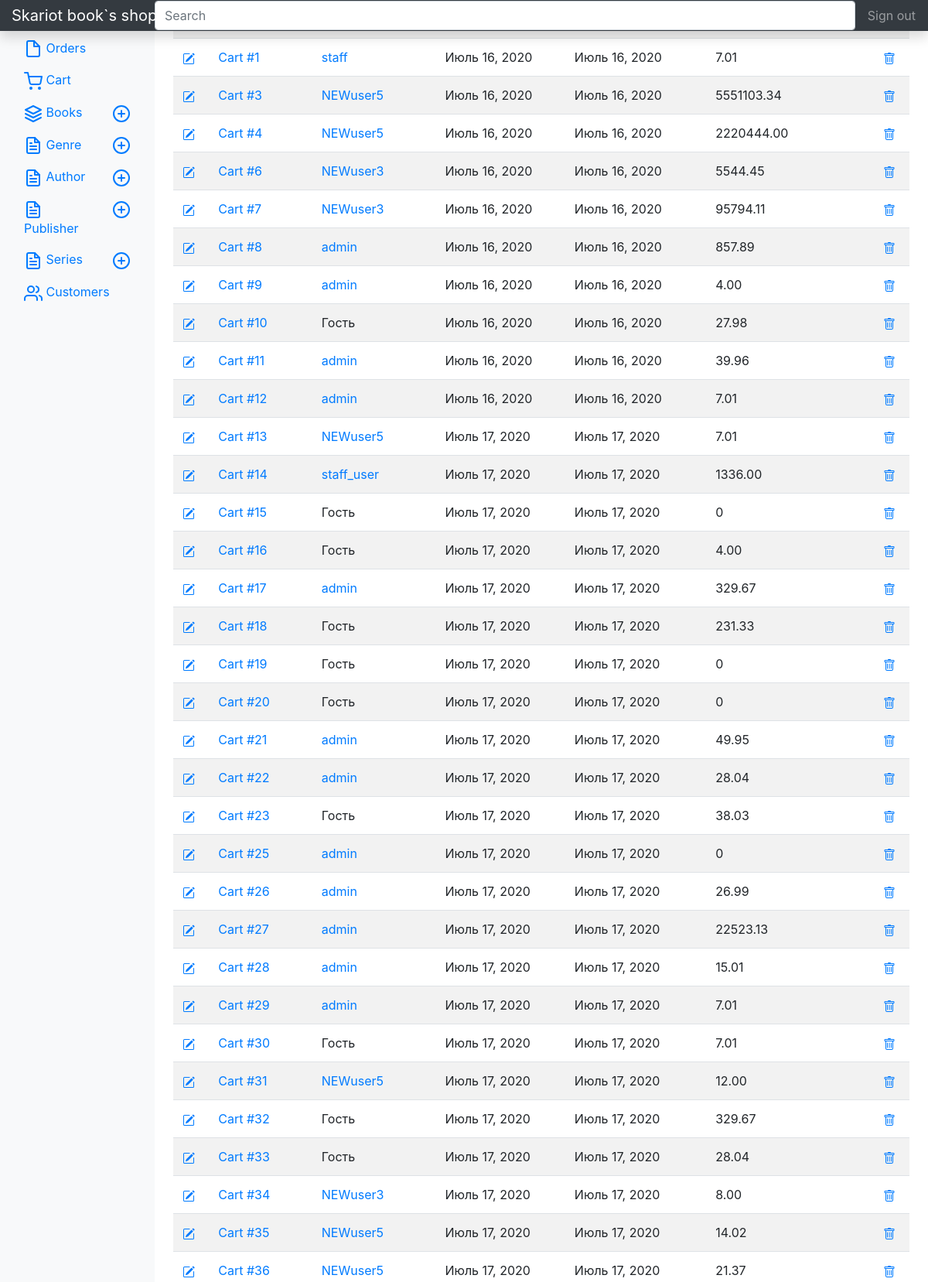
/s-admin/cart (signed in, upper part), run on the app's committed database.
### cart/models.py (models this page shows, shortened)
class Cart(models.Model):
    user=models.ForeignKey(
        User,
        on_delete=models.CASCADE,
        related_name="carts",
        blank=True,
        null=True
    )
    create=models.DateField(
        verbose_name="Дата внесения в каталог",
        auto_now=False,
        auto_now_add=True
    )
    update=models.DateField(
        verbose_name="Дата последнего изменения",
        auto_now=True,
        auto_now_add=False
    )
    def totalprice(self):
        price=0
        for product in self.books.all():
            price+=product.price
        return price
    def __str__(self):
        return f'Cart #{self.pk}'

class BookInCart(models.Model):
    cart=models.ForeignKey(
        Cart,
        on_delete=models.CASCADE,
        related_name='books'
    )
    books=models.ForeignKey(
        Books,
        on_delete=models.CASCADE,
        related_name="books_in_cart"
    )
    qantity=models.IntegerField(
        verbose_name='Кол-во',
        default=1
    )
    @property
    def price(self):
        price=self.qantity*self.books.price
        if price==0:
            return 0
        return price
    class Meta:
        unique_together=(('cart','books'),)

### books/models.py (models this page shows, shortened)
class Books(models.Model):
    name=models.CharField(
        verbose_name="Имя книги",
        max_length=100
    )
    description = models.TextField(
        verbose_name='Описание книги',
        null=True,
        blank=True
    )
    picture=models.ImageField(
        verbose_name="Фото обложки",
        upload_to="books-pic",
        null=True,
        blank=True,
        default="books-pic/default.jpg"
    )
    price=models.DecimalField(
        verbose_name="Цена",
        max_digits=5,
        decimal_places=2,
        default=00.00
    )
    author=models.ManyToManyField(
        'Author',
        verbose_name="Автор",
        related_name="books_author"
    )
    series=models.ManyToManyField(
        'Series',
        verbose_name="Серия",
        related_name="series_books",
        blank=True,
    )
    genre=models.ManyToManyField(
        'Genre',
        verbose_name="Жанр",
        related_name="genre_books"
    )
    publishing_year=models.PositiveSmallIntegerField (
        verbose_name="Год издания",
        default=2020
    )
    count_page=models.IntegerField(
        verbose_name="Кол-во страниц",
        default=100
    )
    binging=models.ForeignKey(
        'Binging',
        verbose_name="Переплёт",
        on_delete=models.PROTECT,
        default=1
    )
    format_book=models.CharField(
        verbose_name="Формат",
        default="99x99",
        max_length=15
    )
    isbn=models.CharField(
        verbose_name="ISBN",
        default="999-1-88877-6",
        max_length=15
    )
    weight=models.PositiveSmallIntegerField(
        verbose_name="Вес(гр.)",
        default="100"
    )
    age_limit=models.CharField(
        verbose_name="Ограничение по возрасту",
        default="6+",
        max_length=3
    )
    publisher=models.ManyToManyField(
        'Publisher',
        verbose_name="Издательство",
        related_name="publisher_books"
    )
    count_book=models.IntegerField(
        verbose_name="Ко-во книг в наличии",
        default=100
    )
    availability=models.BooleanField(
        verbose_name="Наличие книги",
        default=True
    )
    rating=models.FloatField(
        verbose_name="Рейтинг",
        validators=[MinValueValidator(0), MaxValueValidator(10)],
        default=9
    )
    created=models.DateField(
        verbose_name="Дата внесения в каталог",
        auto_now=False,
        auto_now_add=True
    )
    updated=models.DateField(
        verbose_name="Дата последнего изменения",
        auto_now=True,
        auto_now_add=False
    )
    user=models.ForeignKey(
        User,
        on_delete=models.PROTECT,
        default=2
    )

### s_admin/views.py (the view)
# urls.py: path('cart', views.SAdminCartList.as_view(),name='cart'),
class SAdminCartList(LoginRequiredMixin,ListView):
    model=cart_model.Cart
    template_name='s_admin/cart/c_list.html'
    def get_queryset(self,*args,**kwargs):
        print(self.request.user.groups)
        if self.request.user.groups.filter(name='Customers'):
            return self.handle_no_permission()
        else:
            return self.model.objects.all()

### s_admin/templates/s_admin/cart/c_list.html (shortened to what this page needs)
{% extends "sadmin.html" %}
{% load crispy_forms_tags %}
              {% block nav_cart %}
                <li class="nav-item">
                  <a class="nav-link active" href="{% url 's-admin:cart' %}">
                    Cart
                  </a>
                </li>
              {% endblock nav_cart %}
    {% block main %}
        <table class="table table-striped" width="100%" >
                <tr>
                    <th>#</th><th>№ корзины</th><th>Пользователь</th><th>Дата создания</th><th>Дата изменения</th><th>Cтоимость корзины</th><th>#</th>
                </tr>
            {% for cart in object_list %}
                <tr>
                  <td><a href="{% url 's-admin:cart_update' cart.pk %}"></a></td>
                  <td><a href="{% url 's-admin:cart_detail' cart.pk %}">{{cart}}</a></td>
                  {% if cart.user.prof_user.pk %}
                  <td><a href="{% url 's-admin:detail' cart.user.prof_user.pk %}">{{cart.user}}</a> </td>
                  {% else %}
                  <td>Гость </td>
                  {% endif %}
                  <td>{{cart.create}}</td>
                  <td>{{cart.update}}</td>
                  <td>{{cart.totalprice}}</td>
                  <td><a href="{% url 's-admin:cart_delete' cart.pk %}"></a></td>
                </tr>
        {% endfor %}
        </table>
{% endblock main %}

### data on the page
Cart: id "Cart #1", user "staff", create "Июль 16, 2020", update "Июль 16, 2020", totalprice "7.01"
Cart: id "Cart #3", user "NEWuser5", create "Июль 16, 2020", update "Июль 16, 2020", totalprice "5551103.34"
Cart: id "Cart #4", user "NEWuser5", create "Июль 16, 2020", update "Июль 16, 2020", totalprice "2220444.00"
Cart: id "Cart #6", user "NEWuser3", create "Июль 16, 2020", update "Июль 16, 2020", totalprice "5544.45"
Cart: id "Cart #7", user "NEWuser3", create "Июль 16, 2020", update "Июль 16, 2020", totalprice "95794.11"
Cart: id "Cart #8", user "admin", create "Июль 16, 2020", update "Июль 16, 2020", totalprice "857.89"
Cart: id "Cart #9", user "admin", create "Июль 16, 2020", update "Июль 16, 2020", totalprice "4.00"
Cart: id "Cart #10", shows "Гость", create "Июль 16, 2020", update "Июль 16, 2020", totalprice "27.98"
Cart: id "Cart #11", user "admin", create "Июль 16, 2020", update "Июль 16, 2020", totalprice "39.96"
Cart: id "Cart #12", user "admin", create "Июль 16, 2020", update "Июль 16, 2020", totalprice "7.01"
Cart: id "Cart #13", user "NEWuser5", create "Июль 17, 2020", update "Июль 17, 2020", totalprice "7.01"
Cart: id "Cart #14", user "staff_user", create "Июль 17, 2020", update "Июль 17, 2020", totalprice "1336.00"
Cart: id "Cart #15", shows "Гость", create "Июль 17, 2020", update "Июль 17, 2020", totalprice "0"
Cart: id "Cart #16", shows "Гость", create "Июль 17, 2020", update "Июль 17, 2020", totalprice "4.00"
Cart: id "Cart #17", user "admin", create "Июль 17, 2020", update "Июль 17, 2020", totalprice "329.67"
Cart: id "Cart #18", shows "Гость", create "Июль 17, 2020", update "Июль 17, 2020", totalprice "231.33"
Cart: id "Cart #19", shows "Гость", create "Июль 17, 2020", update "Июль 17, 2020", totalprice "0"
Cart: id "Cart #20", shows "Гость", create "Июль 17, 2020", update "Июль 17, 2020", totalprice "0"
Cart: id "Cart #21", user "admin", create "Июль 17, 2020", update "Июль 17, 2020", totalprice "49.95"
Cart: id "Cart #22", user "admin", create "Июль 17, 2020", update "Июль 17, 2020", totalprice "28.04"
Cart: id "Cart #23", shows "Гость", create "Июль 17, 2020", update "Июль 17, 2020", totalprice "38.03"
Cart: id "Cart #25", user "admin", create "Июль 17, 2020", update "Июль 17, 2020", totalprice "0"
Cart: id "Cart #26", user "admin", create "Июль 17, 2020", update "Июль 17, 2020", totalprice "26.99"
Cart: id "Cart #27", user "admin", create "Июль 17, 2020", update "Июль 17, 2020", totalprice "22523.13"
Cart: id "Cart #28", user "admin", create "Июль 17, 2020", update "Июль 17, 2020", totalprice "15.01"
Cart: id "Cart #29", user "admin", create "Июль 17, 2020", update "Июль 17, 2020", totalprice "7.01"
Cart: id "Cart #30", shows "Гость", create "Июль 17, 2020", update "Июль 17, 2020", totalprice "7.01"
Cart: id "Cart #31", user "NEWuser5", create "Июль 17, 2020", update "Июль 17, 2020", totalprice "12.00"
Cart: id "Cart #32", shows "Гость", create "Июль 17, 2020", update "Июль 17, 2020", totalprice "329.67"
Cart: id "Cart #33", shows "Гость", create "Июль 17, 2020", update "Июль 17, 2020", totalprice "28.04"
Cart: id "Cart #34", user "NEWuser3", create "Июль 17, 2020", update "Июль 17, 2020", totalprice "8.00"
Cart: id "Cart #35", user "NEWuser5", create "Июль 17, 2020", update "Июль 17, 2020", totalprice "14.02"
Cart: id "Cart #36", user "NEWuser5", create "Июль 17, 2020", update "Июль 17, 2020", totalprice "21.37"
